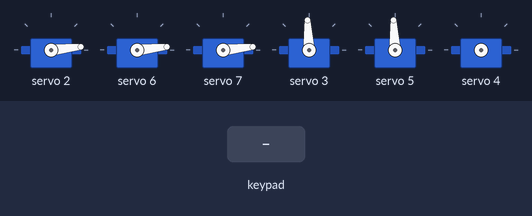
Bench run of a sketch on a simulated Arduino Uno, built with avr-gcc and run on an emulated ATmega328P. Shown: 6 × servo. The test bench sets the inputs (shaded band). What the sketch prints to the serial monitor is not drawn.

Above: at 2.5 s.
2.6 s: key 'L' pressed
At 3.5 s:
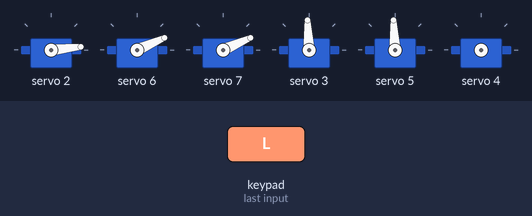
4.1 s: key 'S' pressed
At 4.8 s:
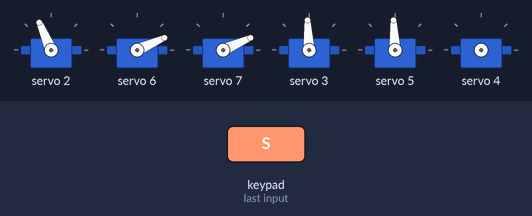
5.6 s: key 'R' pressed
At 6.2 s:
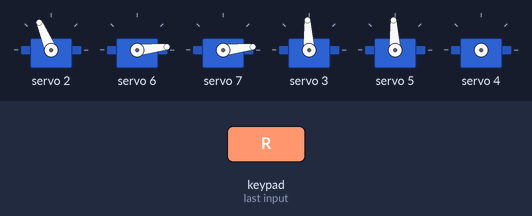
7.1 s: key 'T' pressed
8.6 s: key 'U' pressed
At 8.81 s:
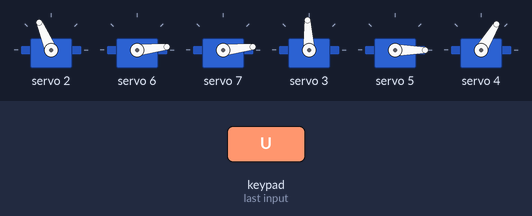
10.5 s: key 'D' pressed
At 10.73 s:
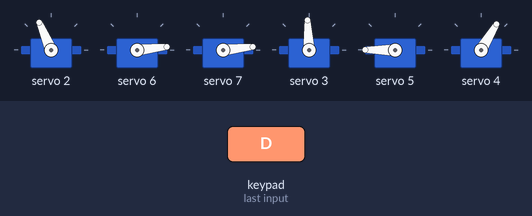
Timing chart, 0 to 13.4 s (numbered marks = the images above; inputs shaded):
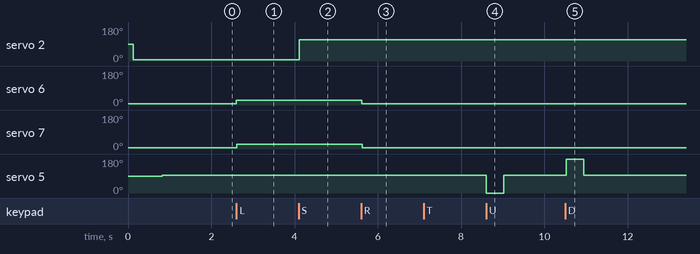

The sketch:

2_wheels.ino
```cpp
/*
 * ROBOT 2 BÁNH - CHƯƠNG TRÌNH CHÍNH
 *
 * Mô tả: Điều khiển robot 2 bánh bằng tay cầm PS2, hỗ trợ các cơ cấu nâng hạ, servo và chốt hãm.
 * Sử dụng PCA9685 để điều khiển động cơ và servo.
 */

//======================= INCLUDE =======================
// Thư viện hệ thống
#include <Arduino.h>
#include <Wire.h>

// Thư viện ngoại vi
#include <PS2X_lib.h>
#include <Adafruit_PWMServoDriver.h>

// Header tùy chỉnh
#include "config.h"
#include "PS2_controller.h"
#include "robot_mechanisms.h"

//======================= THIẾT LẬP =======================
void setup() {
  Serial.begin(115200);
  Serial.println("\n===== ROBOT 2 BÁNH =====");
  Serial.println("Made by Qu4nh");
  Serial.println("-----------------------");

  // 1. Khởi tạo driver PCA9685
  Serial.println("1. Khởi tạo PCA9685...");
  initPCA9685();
  delay(100);

  // 2. Khởi tạo động cơ và servo
  Serial.println("2. Khởi tạo động cơ...");
  initDriveMotors();
  Serial.println("3. Khởi tạo servo...");
  initServos();
  Serial.println("4. Khởi tạo động cơ phụ trợ...");
  initAuxDCMotors();

  // 3. Khởi tạo tay cầm PS2
  Serial.println("5. Kết nối tay cầm PS2...");
  setupPS2controller();

  Serial.println("\nHoàn thành khởi tạo!");
  Serial.println("Robot đã sẵn sàng hoạt động!");
}

//======================= VÒNG LẶP CHÍNH =======================
void loop() {
  // Xử lý tất cả đầu vào từ tay cầm PS2
  handlePS2Input();

  // Độ trễ nhỏ để ổn định
  delay(20);
}
```

PS2_controller.h
```cpp
/*
 * PS2_controller.h - THƯ VIỆN ĐIỀU KHIỂN TAY CẦM PS2
 *
 * Phiên bản: 1.0
 * Tác giả: Qu4nh
 *
 * Mô tả: Xử lý tín hiệu từ tay cầm PS2 và điều khiển các cơ cấu robot tương ứng.
 * Hỗ trợ điều khiển di chuyển, nâng hạ, servo và các chức năng đặc biệt.
 */

#ifndef PS2_CONTROLLER_H
#define PS2_CONTROLLER_H

#include <PS2X_lib.h>
#include "config.h"
#include "robot_mechanisms.h"

// ====================== BIẾN TOÀN CỤC ======================
// Tay cầm PS2
extern PS2X ps2x;

// Trạng thái kết nối
extern bool ps2_controller_connected;

// Trạng thái cơ cấu
extern bool servo180B_is_45;            // Trạng thái servo 180B
extern bool auto_pawl_enabled;          // Trạng thái bật/tắt tính năng tự động mở/cài chốt

// ================== QUẢN LÝ TAY CẦM PS2 ===================
void setupPS2controller();              // Khởi tạo tay cầm PS2
void handlePS2Input();                  // Xử lý tất cả input từ tay cầm

// =============== ĐIỀU KHIỂN DI CHUYỂN ROBOT ===============
void handleAdvancedArcadeDrive();       // Arcade Drive với các tính năng nâng cao
void handleAuxMotorControl();           // Điều khiển motor phụ trợ

// ================ ĐIỀU KHIỂN CƠ CẤU ROBOT ================
void handleMechanismControl();          // Điều khiển các cơ cấu (gripper, servo,...)
void handleServo360Tuning();            // Hiệu chỉnh servo 360°

// ====================== TIỆN ÍCH ======================
float applyDeadband(float value, float deadband);  // Áp dụng ngưỡng chết cho joystick
float squareInput(float value);                    // Bình phương đầu vào (giữ dấu)
bool isPS2Connected();                             // Kiểm tra tay cầm có kết nối không

#endif
```

robot_mechanisms.cpp
```cpp
/*
 * robot_mechanisms.cpp - ĐIỀU KHIỂN CƠ CẤU ROBOT
 *
 * Mô tả: Cung cấp các hàm điều khiển cơ cấu robot bao gồm động cơ DC,
 * servo 180° và 360°, cơ cấu hãm và các thiết bị khác.
 */

#include "robot_mechanisms.h"
#include <Wire.h>

//===================== BIẾN TOÀN CỤC =====================
// Driver PWM PCA9685
Adafruit_PWMServoDriver pwm;

// Biến trạng thái
bool servo180_position = false;         // false = vị trí 1, true = vị trí 2

// Biến lưu giá trị hiệu chỉnh servo 360
int current_servo360_pulse = SERVO_360_STOP_PULSE;

//======================= KHỞI TẠO =======================
void initPCA9685() {
  Wire.begin();
  pwm.begin();
  pwm.setPWMFreq(PWM_FREQ);  // Sử dụng tần số 50Hz từ config.h
  Wire.setClock(400000);
  Serial.println("PCA9685 đã được khởi tạo.");
}

void initDriveMotors() {
  stopDriveMotors();
  Serial.println("Động cơ di chuyển đã được khởi tạo và dừng.");
}

void initServos() {

  // Servo mới - khởi tạo với giá trị dừng
  setServoAngle(SERVO_180_CHANNEL, SERVO_180_POS_1); // Servo 180 độ - kênh 2

  // Khởi tạo các chốt hãm ở trạng thái gài
    engageLiftPawls();
    delay(200); // Chờ một chút để chốt gài hẳn

  // Khởi tạo servo 360 độ
  // Quy trình đảm bảo servo khởi tạo đúng
  // 1. Tắt hoàn toàn servo trước để tránh giật

  // 2. Đặt servo lần lượt qua các trạng thái để nó nhận tín hiệu đúng
  // Xung dừng cho servo 360° (1.5ms ở 50Hz)
  Serial.println("Đặt servo 360° về vị trí dừng");
  pwm.setPWM(SERVO_360_CHANNEL, 0, SERVO_360_STOP_PULSE);
  delay(500);

  Serial.println("Đặt servo 360B° về vị trí dừng");
  pwm.setPWM(SERVO_360B_CHANNEL, 0, SERVO_360_STOP_PULSE);
  delay(500);


  // Hiển thị thông tin khởi tạo
  #ifdef DEBUG_SERVO
    Serial.println("Các servo đã được khởi tạo:");
    Serial.println("- Servo 1 (Kẹp): Đóng");
    Serial.println("- Servo 2 (Tay gắp): Hạ xuống");
    Serial.println("- Servo 180° (Kênh 2): Vị trí 1");
    Serial.println("- Servo 360° (Kênh 3): Đã dừng");
    Serial.println("- Servo 360B° (Kênh 5): Đã dừng");
    Serial.print("  + Xung dừng Servo 360°: ");
    Serial.println(SERVO_360_STOP_PULSE);

    if (SERVO_360_TEST_MODE) {
      Serial.println("\n*** CHẾ ĐỘ TEST SERVO 360° ĐƯỢC BẬT ***");
      Serial.println("Sử dụng L2/R2 để điều chỉnh giá trị dừng");
      Serial.println("Điều chỉnh cho đến khi servo dừng hoàn toàn");
    }
  #else
  Serial.println("Các servo đã được khởi tạo.");
  #endif
}

void initAuxDCMotors() {
  setAuxDCMotor(3, 0);
  setAuxDCMotor(4, 0);
  #ifdef DEBUG_MOTOR
    Serial.println("Động cơ DC phụ trợ đã được khởi tạo và dừng:");
    Serial.println("- Động cơ 3: Đã dừng");
    Serial.println("- Động cơ 4: Đã dừng");
  #else
  Serial.println("Động cơ DC phụ trợ đã được khởi tạo và dừng.");
  #endif
}

//================= ĐIỀU KHIỂN ĐỘNG CƠ DC =================
// --- Động cơ di chuyển chính ---
void setLeftDrivePWM(int pwmValue) {
  pwmValue = constrain(pwmValue, -PWM_MAX, PWM_MAX);
  if (pwmValue >= 0) { // Forward or Stop
    pwm.setPWM(M1_IN1_CHANNEL, 0, pwmValue);
    pwm.setPWM(M1_IN2_CHANNEL, 0, 0);
  } else { // Backward
    pwm.setPWM(M1_IN1_CHANNEL, 0, 0);
    pwm.setPWM(M1_IN2_CHANNEL, 0, abs(pwmValue));
  }
}

void setRightDrivePWM(int pwmValue) {
  pwmValue = constrain(pwmValue, -PWM_MAX, PWM_MAX);
  if (pwmValue >= 0) { // Forward or Stop
    pwm.setPWM(M2_IN1_CHANNEL, 0, pwmValue);
    pwm.setPWM(M2_IN2_CHANNEL, 0, 0);
  } else { // Backward
    pwm.setPWM(M2_IN1_CHANNEL, 0, 0);
    pwm.setPWM(M2_IN2_CHANNEL, 0, abs(pwmValue));
  }
}

void stopDriveMotors() {
  setLeftDrivePWM(0);
  setRightDrivePWM(0);
}

// --- Động cơ phụ trách cơ cấu nâng hạ ---
void setAuxDCMotor(uint8_t motorNum, int speedVal) {
  speedVal = constrain(speedVal, -PWM_MAX, PWM_MAX);
  uint8_t in1_ch, in2_ch;

  if (motorNum == 3) {
    in1_ch = AUX_M3_IN1_CHANNEL;
    in2_ch = AUX_M3_IN2_CHANNEL;
  } else if (motorNum == 4) {
    in1_ch = AUX_M4_IN1_CHANNEL;
    in2_ch = AUX_M4_IN2_CHANNEL;
  } else {
    return;
  }

  if (speedVal == 0) {
    pwm.setPWM(in1_ch, 0, 0);
    pwm.setPWM(in2_ch, 0, 0);
    #ifdef DEBUG_MOTOR
      Serial.print("Động cơ "); Serial.print(motorNum); Serial.println(" đã dừng.");
    #endif
  } else if (speedVal > 0) {
    pwm.setPWM(in1_ch, 0, speedVal);
    pwm.setPWM(in2_ch, 0, 0);
    #ifdef DEBUG_MOTOR
      Serial.print("Động cơ "); Serial.print(motorNum);
      Serial.print(" quay thuận, tốc độ: "); Serial.println(speedVal);
    #endif
  } else {
    pwm.setPWM(in1_ch, 0, 0);
    pwm.setPWM(in2_ch, 0, abs(speedVal));
    #ifdef DEBUG_MOTOR
      Serial.print("Động cơ "); Serial.print(motorNum);
      Serial.print(" quay ngược, tốc độ: "); Serial.println(abs(speedVal));
    #endif
  }
}

void auxMotor3Control(int speed) {
    setAuxDCMotor(3, speed);
}

void auxMotor4Control(int speed) {
    setAuxDCMotor(4, speed);
}

//=================== ĐIỀU KHIỂN SERVO ===================
// --- Chức năng servo cơ bản ---
void setServoAngle(uint8_t servoChannel, uint8_t angle) {
  angle = constrain(angle, 0, 180);
  // Công thức tính toán xung PWM cho servo 180°
  long pulse = map(angle, 0, 180, SERVO_MIN_PULSE, SERVO_MAX_PULSE);
  pwm.setPWM(servoChannel, 0, pulse);

  #ifdef DEBUG_SERVO
    Serial.print("Servo "); Serial.print(servoChannel);
    Serial.print(" đặt góc: "); Serial.print(angle);
    Serial.print(" (xung: "); Serial.print(pulse);
    Serial.println(")");
  #endif
}

// pulseValue: giá trị PWM trực tiếp (0-4095)
void setContinuousServoPulse(uint8_t servoChannel, int pulseValue) {
  pulseValue = constrain(pulseValue, 0, PWM_MAX); // Đảm bảo pulse nằm trong khoảng 0-4095

  // Nếu là servo 360 độ và giá trị gần với STOP_PULSE, sử dụng chính xác STOP_PULSE
  // Điều này giúp tránh hiện tượng "trôi" nhẹ ở giá trị gần điểm dừng
  if ((servoChannel == SERVO_360_CHANNEL || servoChannel == SERVO_360B_CHANNEL) &&
      abs(pulseValue - SERVO_360_STOP_PULSE) < 10) {
    pulseValue = SERVO_360_STOP_PULSE;
  }

  // Đặt giá trị PWM cho kênh servo
  pwm.setPWM(servoChannel, 0, pulseValue);

  #ifdef DEBUG_SERVO
    Serial.print("Servo liên tục "); Serial.print(servoChannel);
    Serial.print(" đặt xung: "); Serial.println(pulseValue);

    // Hiển thị thông tin về vị trí dừng, quay thuận hay ngược
    if (servoChannel == SERVO_360_CHANNEL || servoChannel == SERVO_360B_CHANNEL) {
      if (pulseValue == SERVO_360_STOP_PULSE) {
        Serial.println("  - Servo 360° đang ở vị trí DỪNG");
      } else if (pulseValue > SERVO_360_STOP_PULSE) {
        Serial.println("  - Servo 360° đang quay THEO CHIỀU kim đồng hồ");
      } else {
        Serial.println("  - Servo 360° đang quay NGƯỢC CHIỀU kim đồng hồ");
      }
    }
  #endif
}

// --- Servo 180° (Kênh 2) ---
void toggleServo180() {
  servo180_position = !servo180_position;
  if (servo180_position) {
    setServo180Position(SERVO_180_POS_2);
  } else {
    setServo180Position(SERVO_180_POS_1);
  }

  #ifdef DEBUG_SERVO
    Serial.print("Chuyển đổi Servo 180° sang vị trí: ");
    Serial.println(servo180_position ? "2" : "1");
  #endif
}

void setServo180Position(uint8_t position) {
  setServoAngle(SERVO_180_CHANNEL, position);
}

// --- Servo 180B° (Kênh 4) ---
void setServo180BPosition(uint8_t angle) {
  setServoAngle(SERVO_180B_CHANNEL, angle);
  Serial.print("Servo 180B (kênh 4) đặt góc: ");
  Serial.println(angle);
}

// --- Cơ cấu hãm (Ratchet and Pawl) ---
void engageLiftPawls() {
    setServoAngle(SERVO_PAWL_LEFT_CHANNEL, PAWL_LEFT_ENGAGE_ANGLE);
    setServoAngle(SERVO_PAWL_RIGHT_CHANNEL, PAWL_RIGHT_ENGAGE_ANGLE);
    #ifdef DEBUG_SERVO
    Serial.println("Chốt hãm ĐÃ GÀI (Khóa)");
    #endif
}
void releaseLiftPawls() {
    setServoAngle(SERVO_PAWL_LEFT_CHANNEL, PAWL_LEFT_RELEASE_ANGLE);
    setServoAngle(SERVO_PAWL_RIGHT_CHANNEL, PAWL_RIGHT_RELEASE_ANGLE);
    #ifdef DEBUG_SERVO
    Serial.println("Chốt hãm ĐÃ MỞ (Không khóa)");
    #endif
}

//===================== HIỆU CHỈNH SERVO =====================
// Tăng giá trị dừng servo 360°
void increaseServo360StopPulse() {
  current_servo360_pulse += SERVO_360_FINE_TUNE_STEP;
  if (current_servo360_pulse > SERVO_360_MAX_PULSE) {
    current_servo360_pulse = SERVO_360_MAX_PULSE;
  }

  setContinuousServoPulse(SERVO_360_CHANNEL, current_servo360_pulse);
  setContinuousServoPulse(SERVO_360B_CHANNEL, current_servo360_pulse);

  Serial.print("Xung dừng servo 360°: ");
  Serial.println(current_servo360_pulse);
}

// Giảm giá trị dừng servo 360°
void decreaseServo360StopPulse() {
  current_servo360_pulse -= SERVO_360_FINE_TUNE_STEP;
  if (current_servo360_pulse < SERVO_360_MIN_PULSE) {
    current_servo360_pulse = SERVO_360_MIN_PULSE;
  }

  setContinuousServoPulse(SERVO_360_CHANNEL, current_servo360_pulse);
  setContinuousServoPulse(SERVO_360B_CHANNEL, current_servo360_pulse);

  Serial.print("Xung dừng servo 360°: ");
  Serial.println(current_servo360_pulse);
}

//===================== TIỆN ÍCH =====================
void showDeviceStatus() {
  Serial.println("\n----- TRẠNG THÁI THIẾT BỊ -----");

  // Trạng thái servo
  Serial.println("SERVO:");
  Serial.print("- Servo 180° (Kênh 2): Vị trí "); Serial.println(servo180_position ? "2" : "1");
  Serial.print("- Servo 360° & 360B° Xung dừng (Hiệu chỉnh): "); Serial.println(current_servo360_pulse);

  // Trạng thái motor
  Serial.println("\nĐỘNG CƠ:");
  Serial.println("- Động cơ 3 & 4 (Bộ nâng hạ): Hoạt động đồng bộ");

  // Hệ thống phanh
  Serial.println("\nHỆ THỐNG PHANH:");
  Serial.print("- Ngưỡng phát hiện phanh: ");
  Serial.print(BRAKE_DETECTION_THRESHOLD * 100); Serial.println("% tốc độ");
  Serial.print("- Cường độ phanh: ");
  Serial.print(BRAKE_POWER_FACTOR * 100); Serial.println("% PWM");
  Serial.print("- Thời lượng phanh: ");
  Serial.print(BRAKE_DURATION_MS); Serial.println("ms");
  Serial.println("- Hỗ trợ phanh khi rẽ: Có");

  Serial.println("-----------------------\n");
}
```

robot_mechanisms.h
```cpp
/*
 * robot_mechanisms.h - THƯ VIỆN ĐIỀU KHIỂN CƠ CẤU ROBOT
 *
 * Mô tả: Cung cấp các hàm điều khiển cơ cấu robot bao gồm động cơ DC,
 * servo 180° và 360°, cơ cấu hãm và các thiết bị khác.
 */

#ifndef ROBOT_MECHANISMS_H
#define ROBOT_MECHANISMS_H

#include <Arduino.h>
#include <Adafruit_PWMServoDriver.h>
#include "config.h"

// ===================== BIẾN TOÀN CỤC =====================
// Driver PWM PCA9685
extern Adafruit_PWMServoDriver pwm;
extern int current_servo360_pulse;

// ===================== HÀM KHỞI TẠO =====================
// Khởi tạo hệ thống
void initPCA9685();         // Khởi tạo driver PCA9685
void initDriveMotors();     // Khởi tạo động cơ chính
void initServos();          // Khởi tạo các servo
void initAuxDCMotors();     // Khởi tạo động cơ phụ trợ

// =================== ĐIỀU KHIỂN DI CHUYỂN =================
// Điều khiển động cơ DC chính (-PWM_MAX đến PWM_MAX)
void setLeftDrivePWM(int pwmValue);    // Điều khiển động cơ trái
void setRightDrivePWM(int pwmValue);   // Điều khiển động cơ phải
void stopDriveMotors();                // Dừng động cơ chính

// Điều khiển động cơ phụ trợ
void setAuxDCMotor(uint8_t motorNum, int speedVal); // Điều khiển động cơ phụ trợ
void auxMotor3Control(int speed);      // Điều khiển motor 3
void auxMotor4Control(int speed);      // Điều khiển motor 4

// =================== ĐIỀU KHIỂN SERVO ===================
// Điều khiển servo tiêu chuẩn
void setServoAngle(uint8_t servoChannel, uint8_t angle); // Điều khiển servo góc
void setContinuousServoPulse(uint8_t servoChannel, int pulseValue); // Điều khiển servo liên tục

// Điều khiển Servo 180°
void toggleServo180();              // Chuyển đổi trạng thái servo 180°
void setServo180Position(uint8_t position); // Đặt vị trí servo 180°
void setServo180BPosition(uint8_t angle);   // Đặt vị trí servo 180B

// Hiệu chỉnh Servo 360°
void increaseServo360StopPulse();      // Tăng giá trị dừng servo 360°
void decreaseServo360StopPulse();      // Giảm giá trị dừng servo 360°

// Tiện ích
void showDeviceStatus();               // Hiển thị trạng thái thiết bị

// Điều khiển cơ cấu hãm (Ratchet and Pawl)
void engageLiftPawls();    // Gài cả hai chốt hãm
void releaseLiftPawls();   // Nhả cả hai chốt hãm

#endif
```

Source omitted: PS2_controller.cpp (20405 bytes), config.h (5207 bytes)

Measured:
- after the input at 2.6 s, servo 6, servo 7: 6° → 24° at once
- after the input at 4.1 s, servo 2: 6° → 113° at once
- after the input at 5.6 s, servo 6, servo 7: 24° → 6° at once
- after the input at 8.6 s, servo 5: 93° → 0° at once, → 93° 0.42 s later
- after the input at 10.5 s, servo 5: 93° → 180° at once, → 93° 0.42 s later
